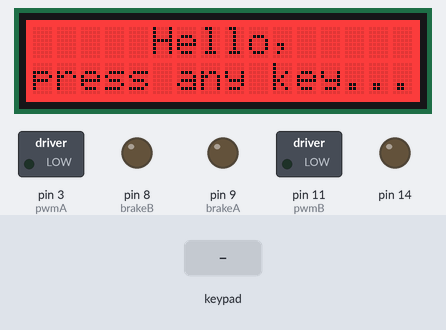
Bench run of a sketch on a simulated Arduino Uno, built with avr-gcc and run on an emulated ATmega328P. Shown: 16×2 character LCD, switched loads named in the sketch (green lamp = pin HIGH), output pins drawn as LEDs (lit = HIGH). The inputs (shaded band) are chosen by the test bench.

Above: at 1.7 s.
1.8 s: key 'U' pressed
At 3.1 s:
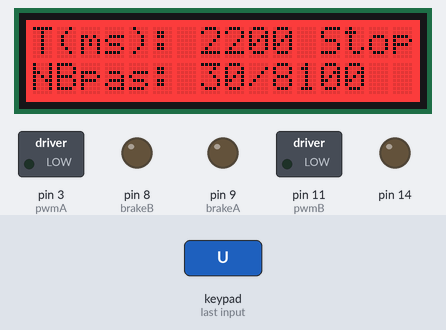
3.5 s: key 'D' pressed
At 4.4 s:
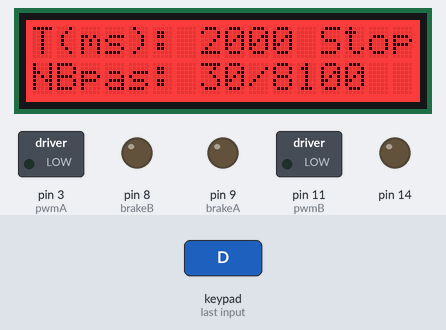
Timing chart, 0 to 6.5 s (numbered marks = the images above; inputs shaded):
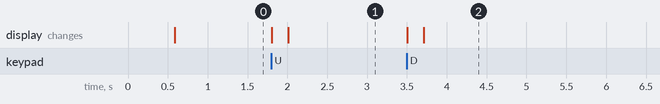

The sketch:

steppedmotorintervallometre.ino
```cpp
#include <Wire.h>
#include <Adafruit_MCP23017.h>
#include <Adafruit_RGBLCDShield.h>

Adafruit_RGBLCDShield lcd = Adafruit_RGBLCDShield();
// Map our pins to constants to make things easier to keep track of
#include <Stepper.h>
const int pwmA = 3;
const int pwmB = 11;
const int brakeA = 9;
const int brakeB = 8;
const int dirA = 12;
const int dirB = 13;
int state= 0;
int steps = 30; //nb de pas par rotation********************************
long interval = 2000; //interval de temps****************************
long previousMillis = 0;

// Initialize the Stepper class
Stepper myStepper(48, dirA, dirB);

void setup() {
 lcd.begin(16, 2);
 lcd.setBacklight(0x1);

  pinMode(14, OUTPUT); /// déclancheur photo
  /// 0v ""


  // Set the RPM of the motor
  myStepper.setSpeed(200);

  // Turn OFF pulse width modulation
  pinMode(pwmA, OUTPUT);
  digitalWrite(pwmA, LOW);
  pinMode(pwmB, OUTPUT);
  digitalWrite(pwmB, LOW);

  // Turn off the brakes
  pinMode(brakeA, OUTPUT);
  digitalWrite(brakeA, LOW);
  pinMode(brakeB, OUTPUT);
  digitalWrite(brakeB, LOW);

  lcd.setCursor(5, 0);
  lcd.print("Hello,");
   delay(500);
   lcd.setCursor(0, 1);
  lcd.print("press any key...");

}

//////////////////////////////////////////////////////////////////////////////////////////////////////////////////////////////////

void loop() {

uint8_t buttons = lcd.readButtons();
  if (buttons) {


    if (buttons & BUTTON_UP) {
      interval=interval+50;
    }
    if (buttons & BUTTON_DOWN) {
     if(interval >500){interval=interval-50;}
    }
    if (buttons & BUTTON_LEFT) {
       steps=steps-1;
    }
    if (buttons & BUTTON_RIGHT) {
      steps=steps+1;
    }
    if (buttons & BUTTON_SELECT) {
   if(state==0){state=1;} else{state=0;}
    }

    lcd.clear();delay(20);
    lcd.setCursor(0, 0);
    lcd.print("T(ms): ");lcd.print(interval);
    lcd.setCursor(0, 1);
    lcd.print("NBpas: ");lcd.print(steps);lcd.print("/8100");
    lcd.setCursor(12, 0);
    if(state==0){lcd.print("Stop");} else{lcd.print("GO");}
    }

  unsigned long currentMillis = millis();
  if(currentMillis - previousMillis > interval)
  {previousMillis = currentMillis;
  if(state==1){
  //declancheur
  digitalWrite(14, HIGH);
  delay(50);
  digitalWrite(14, LOW);
  delay(800);

  //rotation
  digitalWrite(pwmB, HIGH);
  digitalWrite(pwmA, HIGH);
  delay(20);
  myStepper.step(steps);
  delay(20);
  digitalWrite(pwmB, LOW);
  digitalWrite(pwmA, LOW);

  }
}

}
```

Measured:
- after the input at 1.8 s, the display: first changes at once (image 1 shows a later state)
- after the input at 3.5 s, the display: first changes at once (image 2 shows a later state)
